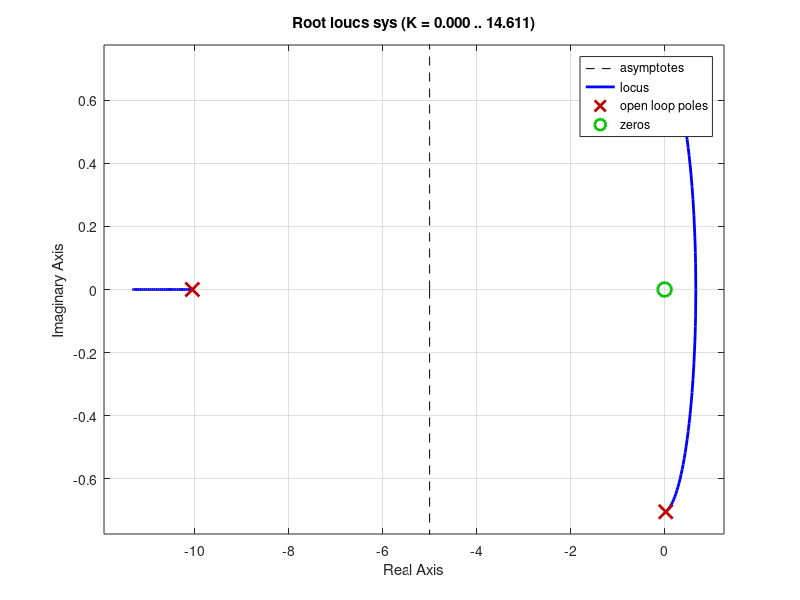
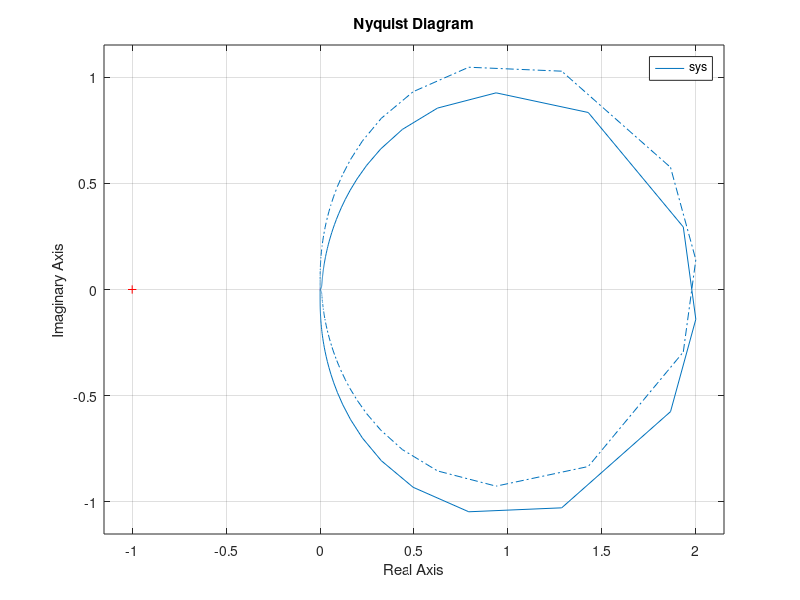
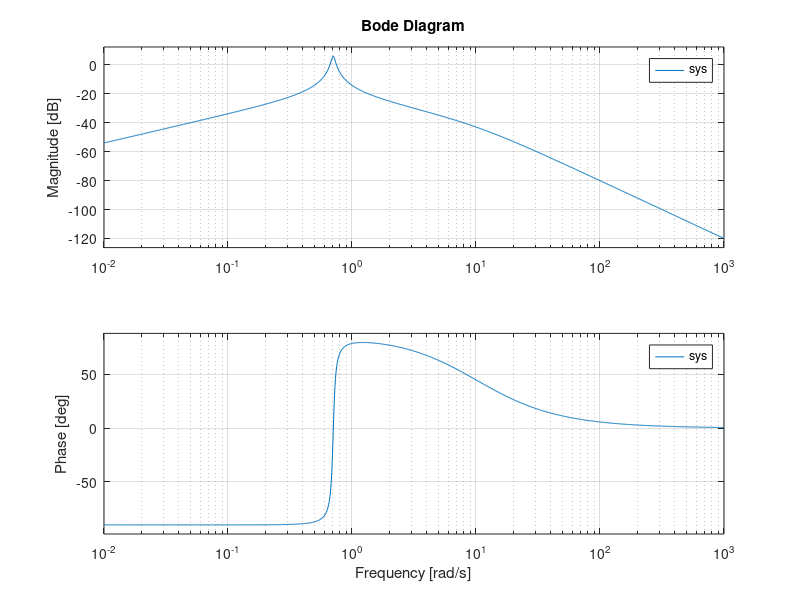

Write the MATLAB code that produced these figures, in order. (Note: this script raises an error after producing the figures.)
clear
close all
clc

%% Data
gamma = 5;
k = 20;

A = [0 1 0; 0 -10 1; -gamma 0 0]
B = [0 ; -1 ; 0]
C  = [1 0 0]


A1 = A + k*B*C
A2 = A - k*B*C

sys = ss(A,B,C,0)

figure
rlocus(sys)

figure
nyquist(sys)

figure
bode(sys)

lambda = 4


%% LMI gain design

epsilon = 1e-50

cvx_begin sdp

cvx_solver sedumi
% cvx_solver SDPT3
cvx_precision high

n = length(A);
variable P(n,n) symmetric
% state feedback gain K=Z/Q, to be determined
% variable gain(1) nonnegative
% minimise gain

% gain LMI
LMI1 = A1'*P+ P*A1 + 2*lambda*P;      
LMI1 <= -epsilon*eye(n)
LMI2 = A2'*P+ P*A2 + 2*lambda*P;      
LMI2 <= -epsilon*eye(n)

cvx_end

P
eig(P)

